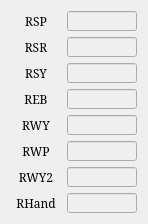
   <widget class="QWidget" name="gridLayoutWidget">
    <property name="geometry">
     <rect>
      <x>10</x>
      <y>160</y>
      <width>131</width>
      <height>211</height>
     </rect>
    </property>
    <layout class="QGridLayout" name="gridLayout">
     <item row="5" column="1">
      <widget class="QLineEdit" name="LE_JOINT_RWP">
       <property name="enabled">
        <bool>false</bool>
       </property>
       <property name="sizePolicy">
        <sizepolicy hsizetype="Fixed" vsizetype="Fixed">
         <horstretch>0</horstretch>
         <verstretch>0</verstretch>
        </sizepolicy>
       </property>
       <property name="minimumSize">
        <size>
         <width>70</width>
         <height>20</height>
        </size>
       </property>
       <property name="maximumSize">
        <size>
         <width>70</width>
         <height>20</height>
        </size>
       </property>
       <property name="font">
        <font>
         <family>Serif</family>
         <pointsize>9</pointsize>
        </font>
       </property>
       <property name="alignment">
        <set>Qt::AlignRight|Qt::AlignTrailing|Qt::AlignVCenter</set>
       </property>
       <property name="readOnly">
        <bool>true</bool>
       </property>
      </widget>
     </item>
     <item row="4" column="0">
      <widget class="QLabel" name="label_5">
       <property name="sizePolicy">
        <sizepolicy hsizetype="Fixed" vsizetype="Fixed">
         <horstretch>0</horstretch>
         <verstretch>0</verstretch>
        </sizepolicy>
       </property>
       <property name="minimumSize">
        <size>
         <width>50</width>
         <height>20</height>
        </size>
       </property>
       <property name="maximumSize">
        <size>
         <width>50</width>
         <height>20</height>
        </size>
       </property>
       <property name="font">
        <font>
         <family>Serif</family>
         <pointsize>9</pointsize>
        </font>
       </property>
       <property name="text">
        <string>RWY</string>
       </property>
       <property name="alignment">
        <set>Qt::AlignCenter</set>
       </property>
      </widget>
     </item>
     <item row="5" column="0">
      <widget class="QLabel" name="label_6">
       <property name="sizePolicy">
        <sizepolicy hsizetype="Fixed" vsizetype="Fixed">
         <horstretch>0</horstretch>
         <verstretch>0</verstretch>
        </sizepolicy>
       </property>
       <property name="minimumSize">
        <size>
         <width>50</width>
         <height>20</height>
        </size>
       </property>
       <property name="maximumSize">
        <size>
         <width>50</width>
         <height>20</height>
        </size>
       </property>
       <property name="font">
        <font>
         <family>Serif</family>
         <pointsize>9</pointsize>
        </font>
       </property>
       <property name="text">
        <string>RWP</string>
       </property>
       <property name="alignment">
        <set>Qt::AlignCenter</set>
       </property>
      </widget>
     </item>
     <item row="2" column="0">
      <widget class="QLabel" name="label_3">
       <property name="sizePolicy">
        <sizepolicy hsizetype="Fixed" vsizetype="Fixed">
         <horstretch>0</horstretch>
         <verstretch>0</verstretch>
        </sizepolicy>
       </property>
       <property name="minimumSize">
        <size>
         <width>50</width>
         <height>20</height>
        </size>
       </property>
       <property name="maximumSize">
        <size>
         <width>50</width>
         <height>20</height>
        </size>
       </property>
       <property name="font">
        <font>
         <family>Serif</family>
         <pointsize>9</pointsize>
        </font>
       </property>
       <property name="text">
        <string>RSY</string>
       </property>
       <property name="alignment">
        <set>Qt::AlignCenter</set>
       </property>
      </widget>
     </item>
     <item row="0" column="1">
      <widget class="QLineEdit" name="LE_JOINT_RSP">
       <property name="enabled">
        <bool>false</bool>
       </property>
       <property name="sizePolicy">
        <sizepolicy hsizetype="Fixed" vsizetype="Fixed">
         <horstretch>0</horstretch>
         <verstretch>0</verstretch>
        </sizepolicy>
       </property>
       <property name="minimumSize">
        <size>
         <width>70</width>
         <height>20</height>
        </size>
       </property>
       <property name="maximumSize">
        <size>
         <width>70</width>
         <height>20</height>
        </size>
       </property>
       <property name="font">
        <font>
         <family>Serif</family>
         <pointsize>9</pointsize>
        </font>
       </property>
       <property name="alignment">
        <set>Qt::AlignRight|Qt::AlignTrailing|Qt::AlignVCenter</set>
       </property>
       <property name="readOnly">
        <bool>true</bool>
       </property>
      </widget>
     </item>
     <item row="0" column="0">
      <widget class="QLabel" name="label_2">
       <property name="sizePolicy">
        <sizepolicy hsizetype="Fixed" vsizetype="Fixed">
         <horstretch>0</horstretch>
         <verstretch>0</verstretch>
        </sizepolicy>
       </property>
       <property name="minimumSize">
        <size>
         <width>50</width>
         <height>20</height>
        </size>
       </property>
       <property name="maximumSize">
        <size>
         <width>50</width>
         <height>20</height>
        </size>
       </property>
       <property name="font">
        <font>
         <family>Serif</family>
         <pointsize>9</pointsize>
        </font>
       </property>
       <property name="text">
        <string>RSP</string>
       </property>
       <property name="alignment">
        <set>Qt::AlignCenter</set>
       </property>
      </widget>
     </item>
     <item row="3" column="0">
      <widget class="QLabel" name="label_4">
       <property name="sizePolicy">
        <sizepolicy hsizetype="Fixed" vsizetype="Fixed">
         <horstretch>0</horstretch>
         <verstretch>0</verstretch>
        </sizepolicy>
       </property>
       <property name="minimumSize">
        <size>
         <width>50</width>
         <height>20</height>
        </size>
       </property>
       <property name="maximumSize">
        <size>
         <width>50</width>
         <height>20</height>
        </size>
       </property>
       <property name="font">
        <font>
         <family>Serif</family>
         <pointsize>9</pointsize>
        </font>
       </property>
       <property name="text">
        <string>REB</string>
       </property>
       <property name="alignment">
        <set>Qt::AlignCenter</set>
       </property>
      </widget>
     </item>
     <item row="2" column="1">
      <widget class="QLineEdit" name="LE_JOINT_RSY">
       <property name="enabled">
        <bool>false</bool>
       </property>
       <property name="sizePolicy">
        <sizepolicy hsizetype="Fixed" vsizetype="Fixed">
         <horstretch>0</horstretch>
         <verstretch>0</verstretch>
        </sizepolicy>
       </property>
       <property name="minimumSize">
        <size>
         <width>70</width>
         <height>20</height>
        </size>
       </property>
       <property name="maximumSize">
        <size>
         <width>70</width>
         <height>20</height>
        </size>
       </property>
       <property name="font">
        <font>
         <family>Serif</family>
         <pointsize>8</pointsize>
        </font>
       </property>
       <property name="alignment">
        <set>Qt::AlignRight|Qt::AlignTrailing|Qt::AlignVCenter</set>
       </property>
       <property name="readOnly">
        <bool>true</bool>
       </property>
      </widget>
     </item>
     <item row="1" column="1">
      <widget class="QLineEdit" name="LE_JOINT_RSR">
       <property name="enabled">
        <bool>false</bool>
       </property>
       <property name="sizePolicy">
        <sizepolicy hsizetype="Fixed" vsizetype="Fixed">
         <horstretch>0</horstretch>
         <verstretch>0</verstretch>
        </sizepolicy>
       </property>
       <property name="minimumSize">
        <size>
         <width>70</width>
         <height>20</height>
        </size>
       </property>
       <property name="maximumSize">
        <size>
         <width>70</width>
         <height>20</height>
        </size>
       </property>
       <property name="font">
        <font>
         <family>Serif</family>
         <pointsize>9</pointsize>
        </font>
       </property>
       <property name="alignment">
        <set>Qt::AlignRight|Qt::AlignTrailing|Qt::AlignVCenter</set>
       </property>
       <property name="readOnly">
        <bool>true</bool>
       </property>
      </widget>
     </item>
     <item row="3" column="1">
      <widget class="QLineEdit" name="LE_JOINT_REB">
       <property name="enabled">
        <bool>false</bool>
       </property>
       <property name="sizePolicy">
        <sizepolicy hsizetype="Fixed" vsizetype="Fixed">
         <horstretch>0</horstretch>
         <verstretch>0</verstretch>
        </sizepolicy>
       </property>
       <property name="minimumSize">
        <size>
         <width>70</width>
         <height>20</height>
        </size>
       </property>
       <property name="maximumSize">
        <size>
         <width>70</width>
         <height>20</height>
        </size>
       </property>
       <property name="font">
        <font>
         <family>Serif</family>
         <pointsize>9</pointsize>
        </font>
       </property>
       <property name="alignment">
        <set>Qt::AlignRight|Qt::AlignTrailing|Qt::AlignVCenter</set>
       </property>
       <property name="readOnly">
        <bool>true</bool>
       </property>
      </widget>
     </item>
     <item row="1" column="0">
      <widget class="QLabel" name="label_7">
       <property name="sizePolicy">
        <sizepolicy hsizetype="Fixed" vsizetype="Fixed">
         <horstretch>0</horstretch>
         <verstretch>0</verstretch>
        </sizepolicy>
       </property>
       <property name="minimumSize">
        <size>
         <width>50</width>
         <height>20</height>
        </size>
       </property>
       <property name="maximumSize">
        <size>
         <width>50</width>
         <height>20</height>
        </size>
       </property>
       <property name="font">
        <font>
         <family>Serif</family>
         <pointsize>9</pointsize>
        </font>
       </property>
       <property name="text">
        <string>RSR</string>
       </property>
       <property name="alignment">
        <set>Qt::AlignCenter</set>
       </property>
      </widget>
     </item>
     <item row="4" column="1">
      <widget class="QLineEdit" name="LE_JOINT_RWY">
       <property name="enabled">
        <bool>false</bool>
       </property>
       <property name="sizePolicy">
        <sizepolicy hsizetype="Fixed" vsizetype="Fixed">
         <horstretch>0</horstretch>
         <verstretch>0</verstretch>
        </sizepolicy>
       </property>
       <property name="minimumSize">
        <size>
         <width>70</width>
         <height>20</height>
        </size>
       </property>
       <property name="maximumSize">
        <size>
         <width>70</width>
         <height>20</height>
        </size>
       </property>
       <property name="font">
        <font>
         <family>Serif</family>
         <pointsize>9</pointsize>
        </font>
       </property>
       <property name="alignment">
        <set>Qt::AlignRight|Qt::AlignTrailing|Qt::AlignVCenter</set>
       </property>
       <property name="readOnly">
        <bool>true</bool>
       </property>
      </widget>
     </item>
     <item row="6" column="0">
      <widget class="QLabel" name="label_81">
       <property name="sizePolicy">
        <sizepolicy hsizetype="Fixed" vsizetype="Fixed">
         <horstretch>0</horstretch>
         <verstretch>0</verstretch>
        </sizepolicy>
       </property>
       <property name="minimumSize">
        <size>
         <width>50</width>
         <height>20</height>
        </size>
       </property>
       <property name="maximumSize">
        <size>
         <width>50</width>
         <height>20</height>
        </size>
       </property>
       <property name="font">
        <font>
         <family>Serif</family>
         <pointsize>9</pointsize>
        </font>
       </property>
       <property name="text">
        <string>RWY2</string>
       </property>
       <property name="alignment">
        <set>Qt::AlignCenter</set>
       </property>
      </widget>
     </item>
     <item row="6" column="1">
      <widget class="QLineEdit" name="LE_JOINT_RWY2">
       <property name="enabled">
        <bool>false</bool>
       </property>
       <property name="sizePolicy">
        <sizepolicy hsizetype="Fixed" vsizetype="Fixed">
         <horstretch>0</horstretch>
         <verstretch>0</verstretch>
        </sizepolicy>
       </property>
       <property name="minimumSize">
        <size>
         <width>70</width>
         <height>20</height>
        </size>
       </property>
       <property name="maximumSize">
        <size>
         <width>70</width>
         <height>20</height>
        </size>
       </property>
       <property name="font">
        <font>
         <family>Serif</family>
         <pointsize>8</pointsize>
        </font>
       </property>
       <property name="alignment">
        <set>Qt::AlignRight|Qt::AlignTrailing|Qt::AlignVCenter</set>
       </property>
       <property name="readOnly">
        <bool>true</bool>
       </property>
      </widget>
     </item>
     <item row="7" column="0" rowspan="3">
      <widget class="QLabel" name="label_79">
       <property name="sizePolicy">
        <sizepolicy hsizetype="Fixed" vsizetype="Fixed">
         <horstretch>0</horstretch>
         <verstretch>0</verstretch>
        </sizepolicy>
       </property>
       <property name="minimumSize">
        <size>
         <width>50</width>
         <height>20</height>
        </size>
       </property>
       <property name="maximumSize">
        <size>
         <width>50</width>
         <height>20</height>
        </size>
       </property>
       <property name="font">
        <font>
         <family>Serif</family>
         <pointsize>9</pointsize>
        </font>
       </property>
       <property name="text">
        <string>RHand</string>
       </property>
       <property name="alignment">
        <set>Qt::AlignCenter</set>
       </property>
      </widget>
     </item>
     <item row="7" column="1" rowspan="3">
      <widget class="QLineEdit" name="LE_JOINT_RHAND">
       <property name="enabled">
        <bool>false</bool>
       </property>
       <property name="sizePolicy">
        <sizepolicy hsizetype="Fixed" vsizetype="Fixed">
         <horstretch>0</horstretch>
         <verstretch>0</verstretch>
        </sizepolicy>
       </property>
       <property name="minimumSize">
        <size>
         <width>70</width>
         <height>20</height>
        </size>
       </property>
       <property name="maximumSize">
        <size>
         <width>70</width>
         <height>20</height>
        </size>
       </property>
       <property name="font">
        <font>
         <family>Serif</family>
         <pointsize>9</pointsize>
        </font>
       </property>
       <property name="alignment">
        <set>Qt::AlignRight|Qt::AlignTrailing|Qt::AlignVCenter</set>
       </property>
       <property name="readOnly">
        <bool>true</bool>
       </property>
      </widget>
     </item>
    </layout>
   </widget>
